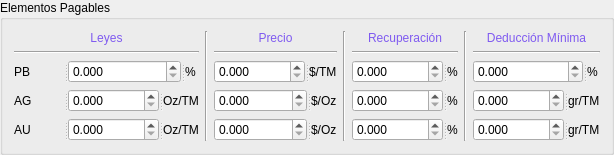
            <widget class="QGroupBox" name="groupBox">
             <property name="styleSheet">
              <string notr="true"/>
             </property>
             <property name="title">
              <string>Elementos Pagables</string>
             </property>
             <layout class="QHBoxLayout" name="horizontalLayout_2">
              <item>
               <layout class="QVBoxLayout" name="verticalLayout_6">
                <item>
                 <widget class="QLabel" name="label_30">
                  <property name="maximumSize">
                   <size>
                    <width>16777215</width>
                    <height>20</height>
                   </size>
                  </property>
                  <property name="styleSheet">
                   <string notr="true">font: 900 12pt &quot;Lato&quot;;
color: rgb(127, 90, 240);</string>
                  </property>
                  <property name="text">
                   <string>Leyes</string>
                  </property>
                  <property name="alignment">
                   <set>Qt::AlignCenter</set>
                  </property>
                 </widget>
                </item>
                <item>
                 <widget class="Line" name="line_10">
                  <property name="orientation">
                   <enum>Qt::Horizontal</enum>
                  </property>
                 </widget>
                </item>
                <item>
                 <widget class="QSplitter" name="splitter_14">
                  <property name="orientation">
                   <enum>Qt::Horizontal</enum>
                  </property>
                  <widget class="QLabel" name="label_28">
                   <property name="minimumSize">
                    <size>
                     <width>50</width>
                     <height>0</height>
                    </size>
                   </property>
                   <property name="maximumSize">
                    <size>
                     <width>50</width>
                     <height>16777215</height>
                    </size>
                   </property>
                   <property name="styleSheet">
                    <string notr="true">font: 900 10pt &quot;Roboto&quot;;</string>
                   </property>
                   <property name="text">
                    <string>PB</string>
                   </property>
                  </widget>
                  <widget class="QDoubleSpinBox" name="PB_LEYES">
                   <property name="maximumSize">
                    <size>
                     <width>200</width>
                     <height>16777215</height>
                    </size>
                   </property>
                   <property name="decimals">
                    <number>3</number>
                   </property>
                   <property name="maximum">
                    <double>9999999.000000000000000</double>
                   </property>
                  </widget>
                  <widget class="QLabel" name="label_29">
                   <property name="styleSheet">
                    <string notr="true">font: 900 10pt &quot;Roboto&quot;;</string>
                   </property>
                   <property name="text">
                    <string>%</string>
                   </property>
                  </widget>
                 </widget>
                </item>
                <item>
                 <widget class="QSplitter" name="splitter_3">
                  <property name="orientation">
                   <enum>Qt::Horizontal</enum>
                  </property>
                  <widget class="QLabel" name="label_6">
                   <property name="minimumSize">
                    <size>
                     <width>50</width>
                     <height>0</height>
                    </size>
                   </property>
                   <property name="maximumSize">
                    <size>
                     <width>50</width>
                     <height>16777215</height>
                    </size>
                   </property>
                   <property name="styleSheet">
                    <string notr="true">font: 900 10pt &quot;Roboto&quot;;</string>
                   </property>
                   <property name="text">
                    <string>AG</string>
                   </property>
                  </widget>
                  <widget class="QDoubleSpinBox" name="AG_LEYES">
                   <property name="maximumSize">
                    <size>
                     <width>200</width>
                     <height>16777215</height>
                    </size>
                   </property>
                   <property name="decimals">
                    <number>3</number>
                   </property>
                   <property name="maximum">
                    <double>9999999.000000000000000</double>
                   </property>
                  </widget>
                  <widget class="QLabel" name="label_7">
                   <property name="styleSheet">
                    <string notr="true">font: 900 10pt &quot;Roboto&quot;;</string>
                   </property>
                   <property name="text">
                    <string>Oz/TM</string>
                   </property>
                  </widget>
                 </widget>
                </item>
                <item>
                 <widget class="QSplitter" name="splitter_4">
                  <property name="orientation">
                   <enum>Qt::Horizontal</enum>
                  </property>
                  <widget class="QLabel" name="label_8">
                   <property name="minimumSize">
                    <size>
                     <width>50</width>
                     <height>0</height>
                    </size>
                   </property>
                   <property name="maximumSize">
                    <size>
                     <width>50</width>
                     <height>16777215</height>
                    </size>
                   </property>
                   <property name="styleSheet">
                    <string notr="true">font: 900 10pt &quot;Roboto&quot;;</string>
                   </property>
                   <property name="text">
                    <string>AU</string>
                   </property>
                  </widget>
                  <widget class="QDoubleSpinBox" name="AU_LEYES">
                   <property name="maximumSize">
                    <size>
                     <width>200</width>
                     <height>16777215</height>
                    </size>
                   </property>
                   <property name="decimals">
                    <number>3</number>
                   </property>
                   <property name="maximum">
                    <double>9999999.000000000000000</double>
                   </property>
                  </widget>
                  <widget class="QLabel" name="label_9">
                   <property name="styleSheet">
                    <string notr="true">font: 900 10pt &quot;Roboto&quot;;</string>
                   </property>
                   <property name="text">
                    <string>Oz/TM</string>
                   </property>
                  </widget>
                 </widget>
                </item>
               </layout>
              </item>
              <item>
               <widget class="Line" name="line_18">
                <property name="orientation">
                 <enum>Qt::Vertical</enum>
                </property>
               </widget>
              </item>
              <item>
               <layout class="QVBoxLayout" name="verticalLayout_2">
                <item>
                 <widget class="QSplitter" name="splitter_2">
                  <property name="orientation">
                   <enum>Qt::Horizontal</enum>
                  </property>
                  <widget class="QLabel" name="label_5">
                   <property name="maximumSize">
                    <size>
                     <width>16777215</width>
                     <height>20</height>
                    </size>
                   </property>
                   <property name="styleSheet">
                    <string notr="true">font: 900 12pt &quot;Lato&quot;;
color: rgb(127, 90, 240);</string>
                   </property>
                   <property name="text">
                    <string>Precio</string>
                   </property>
                   <property name="alignment">
                    <set>Qt::AlignCenter</set>
                   </property>
                  </widget>
                 </widget>
                </item>
                <item>
                 <widget class="Line" name="line_2">
                  <property name="orientation">
                   <enum>Qt::Horizontal</enum>
                  </property>
                 </widget>
                </item>
                <item>
                 <widget class="QSplitter" name="splitter_15">
                  <property name="orientation">
                   <enum>Qt::Horizontal</enum>
                  </property>
                  <widget class="QDoubleSpinBox" name="PB_PRECIO">
                   <property name="maximumSize">
                    <size>
                     <width>200</width>
                     <height>16777215</height>
                    </size>
                   </property>
                   <property name="decimals">
                    <number>3</number>
                   </property>
                   <property name="minimum">
                    <double>0.000000000000000</double>
                   </property>
                   <property name="maximum">
                    <double>9999999.000000000000000</double>
                   </property>
                   <property name="value">
                    <double>0.000000000000000</double>
                   </property>
                  </widget>
                  <widget class="QLabel" name="label_31">
                   <property name="styleSheet">
                    <string notr="true">font: 900 10pt &quot;Roboto&quot;;</string>
                   </property>
                   <property name="text">
                    <string>$/TM</string>
                   </property>
                  </widget>
                 </widget>
                </item>
                <item>
                 <widget class="QSplitter" name="splitter_16">
                  <property name="orientation">
                   <enum>Qt::Horizontal</enum>
                  </property>
                  <widget class="QDoubleSpinBox" name="AG_PRECIO">
                   <property name="maximumSize">
                    <size>
                     <width>200</width>
                     <height>16777215</height>
                    </size>
                   </property>
                   <property name="decimals">
                    <number>3</number>
                   </property>
                   <property name="maximum">
                    <double>9999999.000000000000000</double>
                   </property>
                  </widget>
                  <widget class="QLabel" name="label_33">
                   <property name="styleSheet">
                    <string notr="true">font: 900 10pt &quot;Roboto&quot;;</string>
                   </property>
                   <property name="text">
                    <string>$/Oz</string>
                   </property>
                  </widget>
                 </widget>
                </item>
                <item>
                 <widget class="QSplitter" name="splitter_17">
                  <property name="orientation">
                   <enum>Qt::Horizontal</enum>
                  </property>
                  <widget class="QDoubleSpinBox" name="AU_PRECIO">
                   <property name="maximumSize">
                    <size>
                     <width>200</width>
                     <height>16777215</height>
                    </size>
                   </property>
                   <property name="decimals">
                    <number>3</number>
                   </property>
                   <property name="maximum">
                    <double>9999999.000000000000000</double>
                   </property>
                  </widget>
                  <widget class="QLabel" name="label_35">
                   <property name="styleSheet">
                    <string notr="true">font: 900 10pt &quot;Roboto&quot;;</string>
                   </property>
                   <property name="text">
                    <string>$/Oz</string>
                   </property>
                  </widget>
                 </widget>
                </item>
               </layout>
              </item>
              <item>
               <widget class="Line" name="line_19">
                <property name="orientation">
                 <enum>Qt::Vertical</enum>
                </property>
               </widget>
              </item>
              <item>
               <layout class="QVBoxLayout" name="verticalLayout_3">
                <item>
                 <widget class="QSplitter" name="splitter_18">
                  <property name="orientation">
                   <enum>Qt::Horizontal</enum>
                  </property>
                  <widget class="QLabel" name="label_37">
                   <property name="maximumSize">
                    <size>
                     <width>16777215</width>
                     <height>20</height>
                    </size>
                   </property>
                   <property name="styleSheet">
                    <string notr="true">font: 900 12pt &quot;Lato&quot;;
color: rgb(127, 90, 240);</string>
                   </property>
                   <property name="text">
                    <string>Recuperación</string>
                   </property>
                   <property name="alignment">
                    <set>Qt::AlignCenter</set>
                   </property>
                  </widget>
                 </widget>
                </item>
                <item>
                 <widget class="Line" name="line_3">
                  <property name="orientation">
                   <enum>Qt::Horizontal</enum>
                  </property>
                 </widget>
                </item>
                <item>
                 <widget class="QSplitter" name="splitter_19">
                  <property name="orientation">
                   <enum>Qt::Horizontal</enum>
                  </property>
                  <widget class="QDoubleSpinBox" name="PB_R">
                   <property name="maximumSize">
                    <size>
                     <width>200</width>
                     <height>16777215</height>
                    </size>
                   </property>
                   <property name="decimals">
                    <number>3</number>
                   </property>
                   <property name="minimum">
                    <double>0.000000000000000</double>
                   </property>
                   <property name="maximum">
                    <double>9999999.000000000000000</double>
                   </property>
                   <property name="value">
                    <double>0.000000000000000</double>
                   </property>
                  </widget>
                  <widget class="QLabel" name="label_39">
                   <property name="styleSheet">
                    <string notr="true">font: 900 10pt &quot;Roboto&quot;;</string>
                   </property>
                   <property name="text">
                    <string>%</string>
                   </property>
                  </widget>
                 </widget>
                </item>
                <item>
                 <widget class="QSplitter" name="splitter_20">
                  <property name="orientation">
                   <enum>Qt::Horizontal</enum>
                  </property>
                  <widget class="QDoubleSpinBox" name="AG_R">
                   <property name="maximumSize">
                    <size>
                     <width>200</width>
                     <height>16777215</height>
                    </size>
                   </property>
                   <property name="decimals">
                    <number>3</number>
                   </property>
                   <property name="maximum">
                    <double>9999999.000000000000000</double>
                   </property>
                  </widget>
                  <widget class="QLabel" name="label_41">
                   <property name="styleSheet">
                    <string notr="true">font: 900 10pt &quot;Roboto&quot;;</string>
                   </property>
                   <property name="text">
                    <string>%</string>
                   </property>
                  </widget>
                 </widget>
                </item>
                <item>
                 <widget class="QSplitter" name="splitter_21">
                  <property name="orientation">
                   <enum>Qt::Horizontal</enum>
                  </property>
                  <widget class="QDoubleSpinBox" name="AU_R">
                   <property name="maximumSize">
                    <size>
                     <width>200</width>
                     <height>16777215</height>
                    </size>
                   </property>
                   <property name="decimals">
                    <number>3</number>
                   </property>
                   <property name="maximum">
                    <double>9999999.000000000000000</double>
                   </property>
                  </widget>
                  <widget class="QLabel" name="label_43">
                   <property name="styleSheet">
                    <string notr="true">font: 900 10pt &quot;Roboto&quot;;</string>
                   </property>
                   <property name="text">
                    <string>%</string>
                   </property>
                  </widget>
                 </widget>
                </item>
               </layout>
              </item>
              <item>
               <widget class="Line" name="line_20">
                <property name="orientation">
                 <enum>Qt::Vertical</enum>
                </property>
               </widget>
              </item>
              <item>
               <layout class="QVBoxLayout" name="verticalLayout_4">
                <item>
                 <widget class="QSplitter" name="splitter_22">
                  <property name="orientation">
                   <enum>Qt::Horizontal</enum>
                  </property>
                  <widget class="QLabel" name="label_45">
                   <property name="maximumSize">
                    <size>
                     <width>16777215</width>
                     <height>20</height>
                    </size>
                   </property>
                   <property name="styleSheet">
                    <string notr="true">font: 900 12pt &quot;Lato&quot;;
color: rgb(127, 90, 240);</string>
                   </property>
                   <property name="text">
                    <string>Deducción Mínima</string>
                   </property>
                   <property name="alignment">
                    <set>Qt::AlignCenter</set>
                   </property>
                  </widget>
                 </widget>
                </item>
                <item>
                 <widget class="Line" name="line_4">
                  <property name="orientation">
                   <enum>Qt::Horizontal</enum>
                  </property>
                 </widget>
                </item>
                <item>
                 <widget class="QSplitter" name="splitter_23">
                  <property name="orientation">
                   <enum>Qt::Horizontal</enum>
                  </property>
                  <widget class="QDoubleSpinBox" name="PB_DM">
                   <property name="maximumSize">
                    <size>
                     <width>200</width>
                     <height>16777215</height>
                    </size>
                   </property>
                   <property name="decimals">
                    <number>3</number>
                   </property>
                   <property name="maximum">
                    <double>9999999.000000000000000</double>
                   </property>
                  </widget>
                  <widget class="QLabel" name="label_47">
                   <property name="styleSheet">
                    <string notr="true">font: 900 10pt &quot;Roboto&quot;;</string>
                   </property>
                   <property name="text">
                    <string>%</string>
                   </property>
                  </widget>
                 </widget>
                </item>
                <item>
                 <widget class="QSplitter" name="splitter_24">
                  <property name="orientation">
                   <enum>Qt::Horizontal</enum>
                  </property>
                  <widget class="QDoubleSpinBox" name="AG_DM">
                   <property name="maximumSize">
                    <size>
                     <width>200</width>
                     <height>16777215</height>
                    </size>
                   </property>
                   <property name="decimals">
                    <number>3</number>
                   </property>
                   <property name="maximum">
                    <double>9999999.000000000000000</double>
                   </property>
                  </widget>
                  <widget class="QLabel" name="label_49">
                   <property name="styleSheet">
                    <string notr="true">font: 900 10pt &quot;Roboto&quot;;</string>
                   </property>
                   <property name="text">
                    <string>gr/TM</string>
                   </property>
                  </widget>
                 </widget>
                </item>
                <item>
                 <widget class="QSplitter" name="splitter_25">
                  <property name="orientation">
                   <enum>Qt::Horizontal</enum>
                  </property>
                  <widget class="QDoubleSpinBox" name="AU_DM">
                   <property name="maximumSize">
                    <size>
                     <width>200</width>
                     <height>16777215</height>
                    </size>
                   </property>
                   <property name="decimals">
                    <number>3</number>
                   </property>
                   <property name="maximum">
                    <double>9999999.000000000000000</double>
                   </property>
                  </widget>
                  <widget class="QLabel" name="label_51">
                   <property name="styleSheet">
                    <string notr="true">font: 900 10pt &quot;Roboto&quot;;</string>
                   </property>
                   <property name="text">
                    <string>gr/TM</string>
                   </property>
                  </widget>
                 </widget>
                </item>
               </layout>
              </item>
             </layout>
            </widget>
